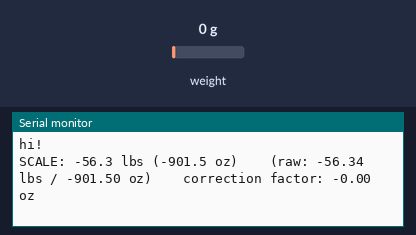
Simulated run of this program. Board: ESP32. On the bench: the last lines printed to the serial monitor. Inputs (shaded band) come from the test bench; at power-on: weight on the scale 0 g.

Above: at 1.2 s.
1.3 s: weight on the scale set to 100 g
At 2.6 s:
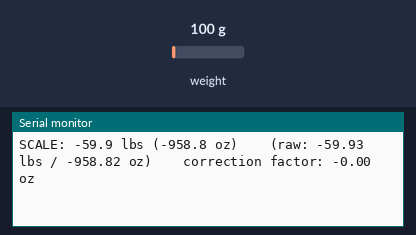
2.8 s: weight on the scale set to 1250 g
At 3.9 s:
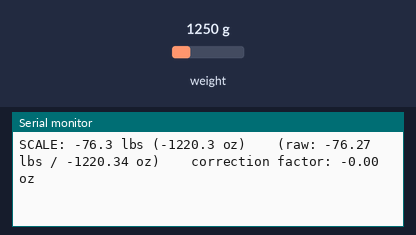
Timing chart, 0 to 5.8 s (numbered marks = the images above; inputs shaded):
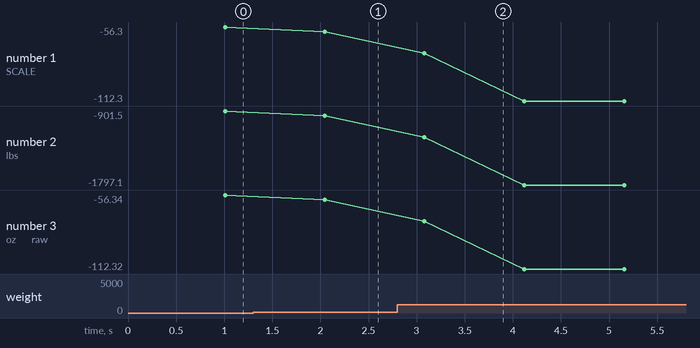

Measured:
- after the input at 1.3 s, the serial monitor: prints a new line after 0.75 s (image 1)
- after the input at 2.8 s, the serial monitor: prints a new line after 0.28 s (image 2)
- plotted number 1: -56.3 → -59.9 after the input at 1.3 s, -59.9 → -112.3 after the input at 2.8 s
- plotted number 2: -901.5 → -958.8 after the input at 1.3 s, -958.8 → -1797.1 after the input at 2.8 s
- plotted number 3: -56.34 → -59.93 after the input at 1.3 s, -59.93 → -112.32 after the input at 2.8 s

The program:

main.cpp
```cpp
#include <Arduino.h>

#include "Scale.hpp"

const ScaleHardware ScaleHw {
	.dataPin = 23,
	.clockPin = 22,
	.gain = 128,
};

const ScaleConfiguration ScaleConfig {
	// .tare = -524375,
	.tare = -524375 - 4074,
	.calibrationFactor = -9379.0f,

	// calculate rolling averages over the 15s, reading every 200ms
	// .sampleIntervalMs = 200,
	// .sampleCount = 75,

	// 1 second rolling average reading at 10 hz
	.sampleIntervalMs = 100,
	.sampleCount = 10,

	// correct over a 10s period with a 0.4oz threshold
	.correctionPeriod = 100,
	.correctionThreshold = 0.4f / 16,
};

Scale scale(ScaleConfig);

void setup() {
	Serial.begin(9600);

	Serial.println("hi!");

	scale.setup(ScaleHw);
}

unsigned long lastUpdate = 0;

// float previousReadings[10];
// int readingIndex = 0;

// float previous10s = 0.0f;

// float error = 0.0f;

void loop() {
	// put your main code here, to run repeatedly:
	scale.loop();

	if ((millis() - lastUpdate) > 1000) {
		lastUpdate = millis();

		float reading = scale.currentReading();
		auto rawReading = (scale.currentRawReading() - scale.configuration().tare) / scale.configuration().calibrationFactor;

		Serial.printf("SCALE: %.1f lbs (%.1f oz)\t\t(raw: %.2f lbs / %.2f oz)\t\tcorrection factor: %.2f oz\n", reading, reading * 16, rawReading, rawReading * 16, scale.currentCorrection() * 16);

		// float corrected = reading - error;

		// auto delta10s = previousReadings[readingIndex] - corrected;
		// previousReadings[readingIndex] = corrected;

		// if (readingIndex >= 10) {
		// 	auto current10s = previousReadings
		// }
		// readingIndex %= 10;

		// if (delta10s > -0.025 && delta10s < 0.025) {
		// 	error += delta10s;
		// }

		// Serial.printf("RAW: %f lbs (%f oz)\n", reading, reading * 16);
		// Serial.printf("CORRECTED: %.1f lbs (%.1f oz)\n", corrected, corrected * 16);
		// Serial.printf("10s delta: %.1f lbs (%.1f oz) | error: %f\n", delta10s, delta10s * 16, error);
	}
}
```

Scale.hpp
```cpp
#ifndef Scale_hpp
#define Scale_hpp

#include <HX711.h>

//TODO: share with CO2 scale codebase

struct ScaleHardware {
	/** The data and clock pins that are wired to the HX711. */
	const int dataPin, clockPin;

	/** The gain value to use (32 for channel B, 64 or 128 for channel A). */
	const byte gain;
};

struct ScaleConfiguration {
	/** The raw tare (zero) value for the scale. */
	long tare = 0;

	/** The calibration factor for raw to units. */
	float calibrationFactor = 0;

	/** The interval (in milliseconds) at which to collect samples from the scale. */
	unsigned int sampleIntervalMs = 500;

	/** The number of samples (intervals) to calculate the rolling average weight over. */
	unsigned int sampleCount = 120;

	/** The error correction period (a multiple of sampleIntervalMs). */
	unsigned int correctionPeriod = 20;

	/** The correction threshold (in calibrated units). */
	float correctionThreshold = 0.025f; // maybe "limit" is a better name it's the limit of how much drift we can have, or the threshold of how much weight change we want to measure
};

/** Scale interface that remains as asynchronous as possible while continually taking readings from
  * the scale and maintaining a rolling average of the weight on the scale.
  *
  * This implementation uses the HX711 library, but it only leverages it for getting the raw scale
  * data. The handling of offset, scaling, and taring is handled by us.
  */
class Scale {
public:

	Scale();
	Scale(ScaleConfiguration initialConfiguration);
	~Scale();

	/** Core initialization of the hardware interface; to be called on boot. */
	auto setup(const ScaleHardware hwInfo) -> void;

	/** The looping logic that periodically collects samples. */
	auto loop() -> void;

	auto configuration()       ->       ScaleConfiguration&;
	auto configuration() const -> const ScaleConfiguration&;

	/** Re-apply the current configuration. This is to be called any time the configuration of the
	  * scale is changed (after the initial `setup` call).
	  */
	auto reconfigure() -> void;

	/** Tares the scale, such that the current reading will be adjusted to zero. The current
	  * rolling average value is used as the tare, so be sure that the scale has been empty for the
	  * full sampling period before calling this.
	  */
	auto tare() -> void;

	/** Calibrates the scale to a known current weight. Like with `tare`, the current rolling
	  * average value is used for the calibration calculation, so be sure that the scale has been
	  * sitting with the known weight on it for the full sampling period before calling this.
	  */
	auto calibrate(float knownWeight) -> void;

	/** Returns the current rolling average scale reading for the configured sampling interval. */
	auto currentReading() const -> const float;

	/** Returns the age of the last sample, in milliseconds. */
	auto readingAge() const -> const long;

	auto currentRawReading() const -> const long;
	auto currentCorrection() const -> const float;

private:

	HX711 scaleInterface;
	ScaleConfiguration _configuration;

	unsigned int weightSampleTotalCount, weightSampleCount, weightSampleIdx;
	long *weightSamples;
	long long currentWeightSum;

	long currentCorrectionFactor;
	unsigned int correctionSampleCount;
	long long currentCorrectionSum;
	long previousCorrectionValue;

	auto recordReading(const long reading) -> void;
	// auto currentRawReading() const -> const long;

	long lastSampleTime;

};

#endif
```

Scale.cpp
```cpp
#include "Scale.hpp"

Scale::Scale(ScaleConfiguration initialConfiguration) :
	scaleInterface(), _configuration(initialConfiguration),
	weightSampleTotalCount(0), weightSampleCount(0), weightSampleIdx(0), weightSamples(NULL), currentWeightSum(0),
	currentCorrectionFactor(0), correctionSampleCount(0), currentCorrectionSum(0), previousCorrectionValue(0.0f),
	lastSampleTime(0) {
}

Scale::Scale() : Scale(ScaleConfiguration {}) {
}

Scale::~Scale() {
	if (weightSampleTotalCount > 0) {
		delete weightSamples;
		weightSampleTotalCount = 0;
	}
}

auto Scale::setup(const ScaleHardware hwInfo) -> void {
	scaleInterface.begin(hwInfo.dataPin, hwInfo.clockPin, hwInfo.gain);
	reconfigure();
}

auto Scale::loop() -> void {
	auto currentTime = millis();

	// if the scale is ready
	if (((currentTime - lastSampleTime) > _configuration.sampleIntervalMs) && scaleInterface.is_ready()) {
		// take a sample
		recordReading(scaleInterface.read());

		// remember the last sample time
		lastSampleTime = currentTime;
	}
}

auto Scale::configuration()       ->       ScaleConfiguration& { return _configuration; }
auto Scale::configuration() const -> const ScaleConfiguration& { return _configuration; }

auto Scale::reconfigure() -> void {
	if (_configuration.sampleCount != weightSampleTotalCount) {
		if (weightSampleTotalCount > 0) {
			delete weightSamples;
		}

		weightSamples = new long[_configuration.sampleCount];
		weightSampleTotalCount = _configuration.sampleCount;
		weightSampleIdx = weightSampleCount = 0;

		lastSampleTime = 0;
	}

	correctionSampleCount = 0;
	currentCorrectionSum = 0;
	previousCorrectionValue = 0.0f;
}

auto Scale::tare() -> void {
	_configuration.tare = currentRawReading();
}

auto Scale::calibrate(float knownWeight) -> void {
	auto currentTaredValue = currentRawReading() - _configuration.tare;
	_configuration.calibrationFactor = currentTaredValue / knownWeight;
}

auto Scale::currentReading() const -> const float {
	return (currentRawReading() - _configuration.tare - currentCorrectionFactor) / _configuration.calibrationFactor;
}

auto Scale::recordReading(const long reading) -> void {
	if (weightSampleCount < weightSampleTotalCount) {
		// when don't have a full set of samples, we simply just keep adding samples
		++weightSampleCount;
		currentWeightSum += reading;
	} else {
		// otherwise, we have to update our sum by also removing the oldest sample
		currentWeightSum += reading - weightSamples[weightSampleIdx];
	}

	// store the sample so we can subtract it when it becomes the oldest
	weightSamples[weightSampleIdx++] = reading;

	// wrap our sample index (circular buffer)
	weightSampleIdx %= weightSampleTotalCount;

	// update our correction sum
	currentCorrectionSum += reading;

	// perform correction, if necessary
	if (++correctionSampleCount >= _configuration.correctionPeriod) {
		long currentCorrectionValue = currentCorrectionSum / correctionSampleCount;
		auto delta = (long)(currentCorrectionValue - previousCorrectionValue);
		auto threshold = abs((long)(_configuration.correctionThreshold * _configuration.calibrationFactor));

		if (delta > -threshold && delta < threshold) {
			currentCorrectionFactor += delta;
		}
		// currentCorrectionValue = -541426 (prev = -541429) | delta = 3 | threshold = -234

		Serial.printf("currentCorrectionValue = %ld (prev = %ld) | delta = %ld | threshold = %ld\n", currentCorrectionValue, previousCorrectionValue, delta, threshold);

		previousCorrectionValue = currentCorrectionValue;
		correctionSampleCount = 0;
		currentCorrectionSum = 0;
	}
}

auto Scale::currentRawReading() const -> const long {
	// calculate the current raw rolling average
	if (weightSampleCount == 0) return 0;

	return currentWeightSum / weightSampleCount;
}

auto Scale::readingAge() const -> const long {
	return millis() - lastSampleTime;
}

auto Scale::currentCorrection() const -> const float {
	return currentCorrectionFactor / _configuration.calibrationFactor;
}
```
